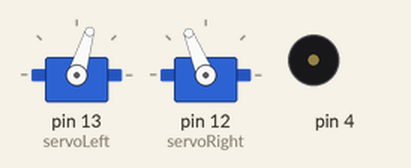
A sketch run on a simulated Arduino Uno, built with avr-gcc and run on an emulated ATmega328P. Shown: 2 × servo, buzzer (waves = sounding). What the sketch prints to the serial monitor is not drawn.

Above: at 1.05 s.
Timing chart, 0 to 4.0 s (numbered marks = the images above):
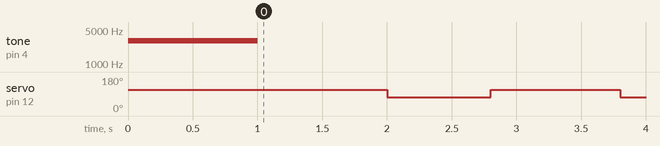

The sketch:

sketch_jun23b.ino
```cpp
// Robotics with the BOE Shield - RoamingWithWhiskers
// Go forward.  Back up and turn if whiskers indicate BOE Shield bot bumped
// into something.

#include <Servo.h>                           // Include servo library

Servo servoLeft;                             // Declare left and right servos
Servo servoRight;

void setup()                                 // Built-in initialization block
{
  pinMode(13, INPUT);                         // Set right whisker pin to input
  pinMode(12, INPUT);                         // Set left whisker pin to input

  tone(4, 3000, 1000);                       // Play tone for 1 second
  delay(1000);
  Serial.begin(9600);
  // Delay to finish tone

  servoLeft.attach(13);                      // Attach left signal to pin 13
  servoRight.attach(12);                     // Attach right signal to pin 12
}

void loop()                                  // Main loop auto-repeats
{
  byte wLeft = digitalRead(13);               // Copy left result to wLeft
  byte wRight = digitalRead(12);
  Serial.println( wLeft);
  Serial.println(wRight);

  if((wLeft == 0) && (wRight == 0))          // If both whiskers contact
  {
    Serial.println("it is touching both now");
    backward(1000);                          // Back up 1 second
    turnLeft(800);                           // Turn left about 120 degrees
  }
  else if(wLeft == 0)                        // If only left whisker contact
  {
        Serial.println("it is touching left now");

    backward(1000);                          // Back up 1 second
    turnRight(400);                          // Turn right about 60 degrees
  }
  else if(wRight == 0)                       // If only right whisker contact
  {
            Serial.println("it is touching right now");

    backward(1000);                          // Back up 1 second
    turnLeft(400);                           // Turn left about 60 degrees
  }
  else                                       // Otherwise, no whisker contact
  {
    forward(20);                             // Forward 1/50 of a second
  }
}

void forward(int time)                       // Forward function
{
  servoLeft.writeMicroseconds(1700);         // Left wheel counterclockwise
  servoRight.writeMicroseconds(1300);        // Right wheel clockwise
  delay(time);                               // Maneuver for time ms
}

void turnLeft(int time)                      // Left turn function
{
  servoLeft.writeMicroseconds(1300);         // Left wheel clockwise
  servoRight.writeMicroseconds(1300);        // Right wheel clockwise
  delay(time);                               // Maneuver for time ms
}

void turnRight(int time)                     // Right turn function
{
  servoLeft.writeMicroseconds(1700);         // Left wheel counterclockwise
  servoRight.writeMicroseconds(1700);        // Right wheel counterclockwise
  delay(time);                               // Maneuver for time ms
}

void backward(int time)                      // Backward function
{
  servoLeft.writeMicroseconds(1300);         // Left wheel clockwise
  servoRight.writeMicroseconds(1700);        // Right wheel counterclockwise
  delay(time);                               // Maneuver for time ms
}
```

Measured:
- by itself, servo on pin 12 (servoRight): alternates 112° for 1.0 s and 73° for 0.80 s
